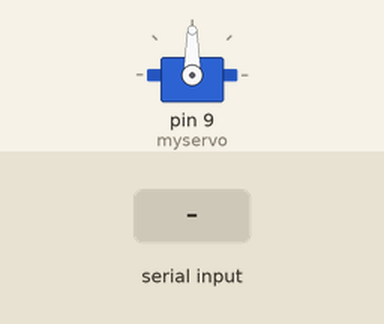
The sketch below on a simulated Arduino Uno, built with avr-gcc and run on an emulated ATmega328P. On the bench: servo. The test bench sets the inputs (shaded band).

Above: at 1.2 s.
1.3 s: "1" received over the second serial link
At 2.4 s:
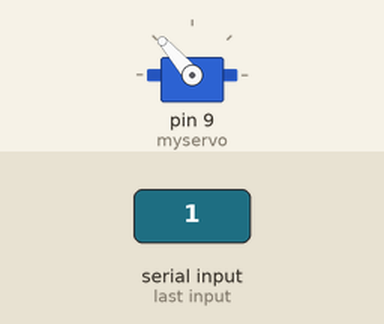
2.8 s: "0" received over the second serial link
At 3.5 s:
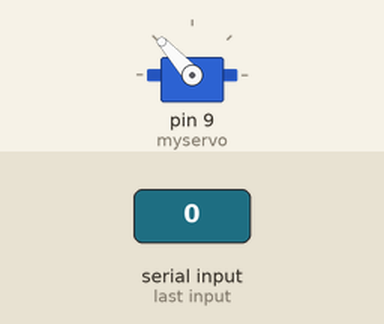
Timing chart, 0 to 5.8 s (numbered marks = the images above; inputs shaded):
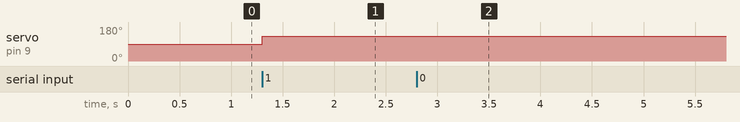

The sketch:

Bluetooth_with_servo.ino
```cpp
#include<SoftwareSerial.h>
#include <Servo.h>
Servo myservo;
SoftwareSerial mySerial(0, 1); // RX, TX
int Position ;

void setup()
{
  myservo.attach(9);
  mySerial.begin(9600);
  Serial.begin(9600);
}

void loop()
{
 if(mySerial.available()>0)
 {
  Position = mySerial.read();
  Position = map(Position, 0, 180, 180, 0);
  myservo.write(Position);
 }
}
```

Measured:
- after the input at 1.3 s, servo on pin 9 (myservo): 90° → 131° at once
- after the input at 2.8 s, servo on pin 9 (myservo): 131° → 132° at once
